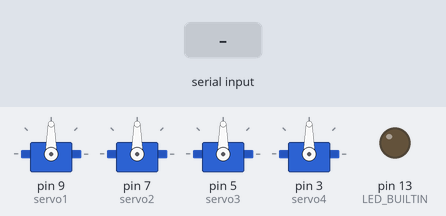
Recording of a sketch running on a simulated Arduino Uno, built with avr-gcc and run on an emulated ATmega328P. Parts: 4 × servo, output pins drawn as LEDs (lit = HIGH). Inputs (shaded band) come from the test bench.

Above: at 1.2 s.
1.3 s: byte 1 (1) received over Serial
At 2.5 s:
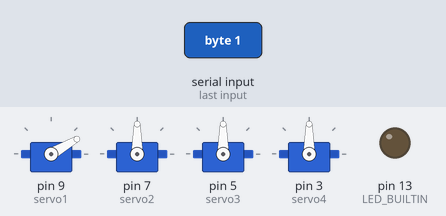
2.8 s: byte 2 (2) received over Serial
At 3.8 s:
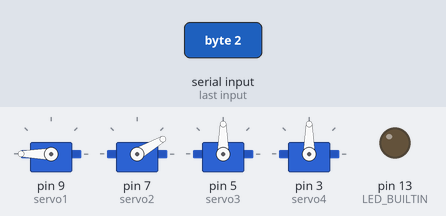
4.3 s: byte 4 (4) received over Serial
At 4.9 s:
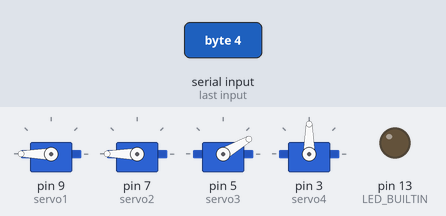
5.8 s: byte 3 (3) received over Serial
At 6.1 s:
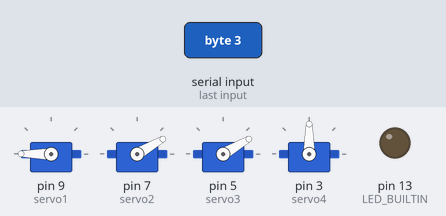
7.3 s: byte 6 (6) received over Serial
At 8.4 s:
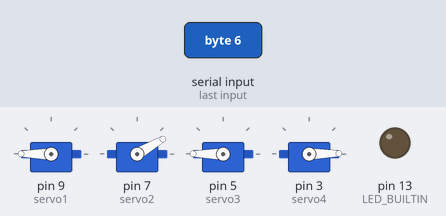
8.8 s: byte 5 (5) received over Serial
At 9.5 s:
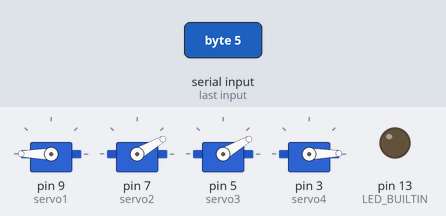
Timing chart, 0 to 11.3 s (numbered marks = the images above; inputs shaded):
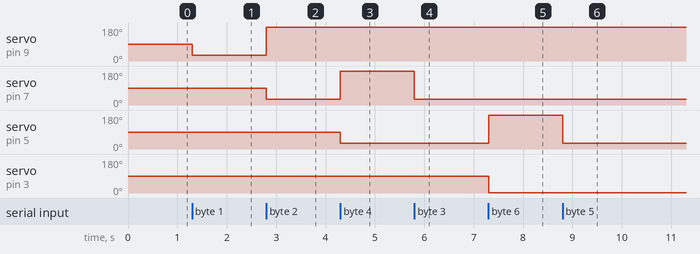

Measured:
- after the input at 1.3 s, servo on pin 9 (servo1): 90° → 30° at once
- after the input at 2.8 s, servo on pin 9 (servo1): 30° → 180° at once; servo on pin 7 (servo2): 90° → 30° at once
- after the input at 4.3 s, servo on pin 7 (servo2): 30° → 180° at once; servo on pin 5 (servo3): 90° → 30° at once
- after the input at 5.8 s, servo on pin 7 (servo2): 180° → 30° at once
- after the input at 7.3 s, servo on pin 5 (servo3): 30° → 180° at once; servo on pin 3 (servo4): 90° → 1° at once
- after the input at 8.8 s, servo on pin 5 (servo3): 180° → 30° at once

The sketch:

Sketch_Arduino_9_State_Code.ino
```cpp
/*

   Controls robot arm with 9 states using mouse control on wekinator

   To be used with the Processing sketch
   processing_osc_to_arduino.pde

   Written by Zhuohan, Hani, Ferdia  2026
*/


#include <Servo.h> // include the Servo library so we can control servo motors

Servo servo1;  // create a servo object for servo 1
Servo servo2;  // create a servo object for servo 2
Servo servo3;  // create a servo object for servo 3
Servo servo4;  // create a servo object for servo 4

// variable used to store the latest message from Processing (named blinkCode from the original LED example)
int robotCode = -1;

void setup() {  // runs once when the Arduino starts or resets
  Serial.begin(9600);  // initialise the serial communication
servo1.attach(9); // tell the servo1 object it is wired to pin 9
servo2.attach(7); // tell the servo2 object it is wired to pin 7
servo3.attach(5); // tell the servo3 object it is wired to pin 5
servo4.attach(3); // tell the servo4 object it is wired to pin 3
  servo1.write(90); // move servo 1 to its 90 degree starting position
  servo2.write(90); // move servo 2 to its 90 degree starting position
  servo3.write(90); // move servo 3 to its 90 degree starting position
  servo4.write(90); // move servo 4 to its 90 degree starting position

  // initialize digital pin LED_BUILTIN as an output.
  pinMode(LED_BUILTIN, OUTPUT);
}

void loop() {  // runs over and over forever
  // wait for a message to arrive
  if (Serial.available()) {
    // save the message when it arrives
    robotCode = Serial.read();  // read one byte (the state number 1-9) and store it
  }

  switch (robotCode) {  // choose what to do based on the last message received
    case 1: // when Classifier recieved from wekinator is 1 run below code
      // Servo 1 Open
      servo1.write(30);  // turn servo 1 to 30 degrees (open)
      break;
    case 2: // when Classifier recieved from wekinator is 2  run below code
      // Servo 1 Closed
     servo1.write(180);   // turn servo 1 to 180 degrees (closed)
     case 3: // when Classifier recieved from wekinator is 3 run below code
      // Servo 2 Open
      servo2.write(30);   // turn servo 2 to 30 degrees (open)
      break;
    case 4: // when Classifier recieved from wekinator is 4 run below code
      // Servo 2 Closed
     servo2.write(180);   // turn servo 2 to 180 degrees (closed)
     case 5: // when Classifier recieved from wekinator is 5 run below code
      // Servo 3 Open
      servo3.write(30);   // turn servo 3 to 30 degrees (open)
      break;
    case 6: // when Classifier recieved from wekinator is 6 run below code
      // Servo 3 Closed
     servo3.write(180);   // turn servo 3 to 180 degrees (closed)
     case 7: // when Classifier recieved from wekinator is 7 run below code
      // Servo 4 Open
      servo4.write(1);   // turn servo 4 to 1 degrees (open)
      break;
    case 8: // when Classifier recieved from wekinator is 8 run below code
      // Servo 4 Closed  // turn servo 4 to 180 degrees (closed)
     servo4.write(90);
      break;
    case 9:
       //Do nothing
      break;


  }

}
```
